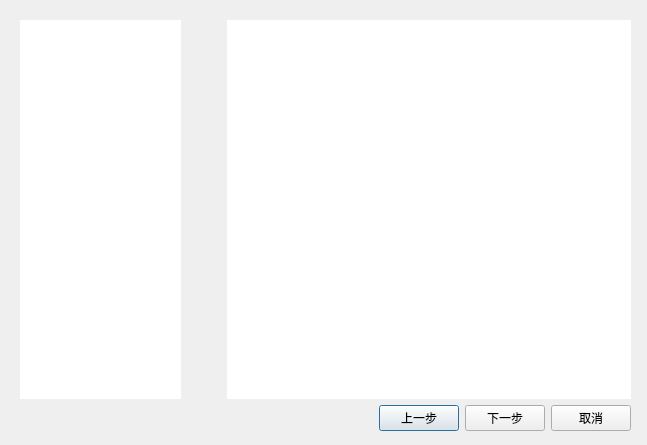
<?xml version="1.0" encoding="UTF-8"?>
<ui version="4.0">
 <class>QBkeWizard</class>
 <widget class="QDialog" name="QBkeWizard">
  <property name="geometry">
   <rect>
    <x>0</x>
    <y>0</y>
    <width>647</width>
    <height>445</height>
   </rect>
  </property>
  <property name="windowTitle">
   <string>Dialog</string>
  </property>
  <property name="modal">
   <bool>true</bool>
  </property>
  <widget class="QWidget" name="gridLayoutWidget">
   <property name="geometry">
    <rect>
     <x>20</x>
     <y>20</y>
     <width>611</width>
     <height>411</height>
    </rect>
   </property>
   <layout class="QGridLayout" name="gridLayout" rowstretch="10,0" columnstretch="2,1,5">
    <item row="0" column="0">
     <widget class="QLabel" name="subtitlesLabel">
      <property name="styleSheet">
       <string notr="true">background-color: rgb(255, 255, 255);</string>
      </property>
      <property name="text">
       <string/>
      </property>
     </widget>
    </item>
    <item row="0" column="1">
     <spacer name="horizontalSpacer">
      <property name="orientation">
       <enum>Qt::Horizontal</enum>
      </property>
      <property name="sizeType">
       <enum>QSizePolicy::Fixed</enum>
      </property>
      <property name="sizeHint" stdset="0">
       <size>
        <width>40</width>
        <height>20</height>
       </size>
      </property>
     </spacer>
    </item>
    <item row="1" column="2">
     <layout class="QHBoxLayout" name="horizontalLayout">
      <item>
       <spacer name="horizontalSpacer_2">
        <property name="orientation">
         <enum>Qt::Horizontal</enum>
        </property>
        <property name="sizeHint" stdset="0">
         <size>
          <width>40</width>
          <height>20</height>
         </size>
        </property>
       </spacer>
      </item>
      <item>
       <widget class="QPushButton" name="backButton">
        <property name="text">
         <string>上一步</string>
        </property>
       </widget>
      </item>
      <item>
       <widget class="QPushButton" name="nextButton">
        <property name="text">
         <string>下一步</string>
        </property>
       </widget>
      </item>
      <item>
       <widget class="QPushButton" name="cancelButton">
        <property name="text">
         <string>取消</string>
        </property>
       </widget>
      </item>
     </layout>
    </item>
    <item row="0" column="2">
     <widget class="QStackedWidget" name="stackedWidget">
      <property name="styleSheet">
       <string notr="true">background-color: rgb(255, 255, 255);</string>
      </property>
      <property name="currentIndex">
       <number>-1</number>
      </property>
     </widget>
    </item>
   </layout>
  </widget>
 </widget>
 <resources/>
 <connections/>
</ui>
